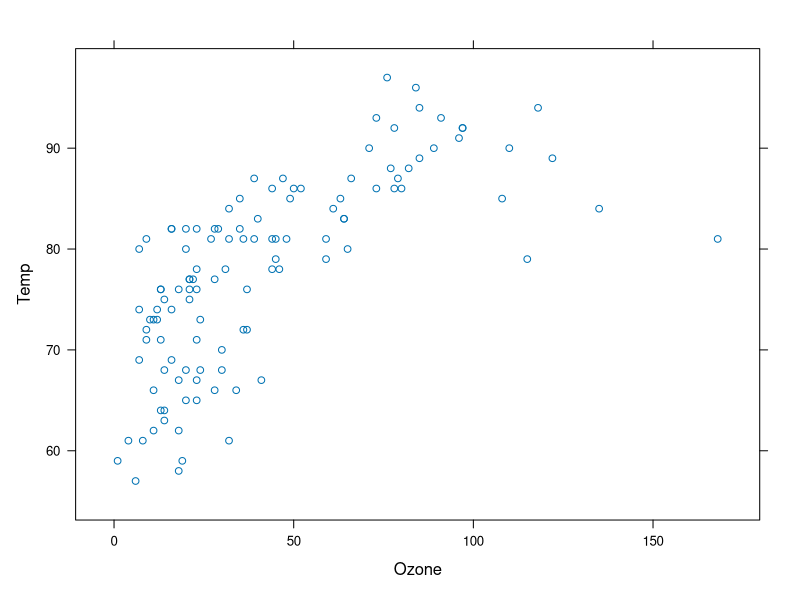
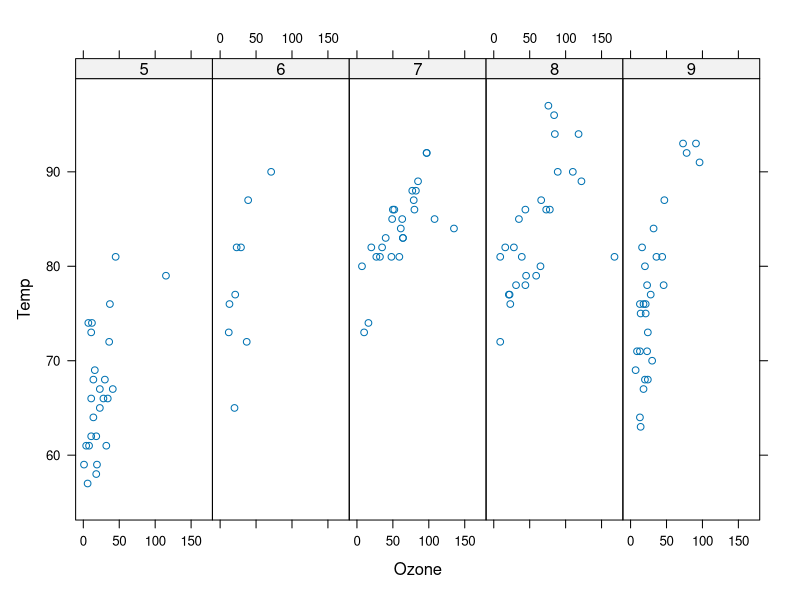
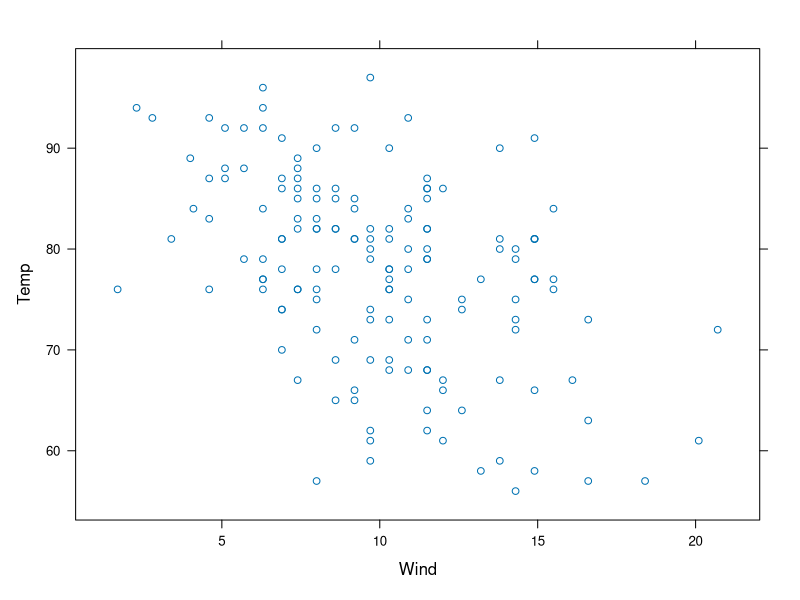
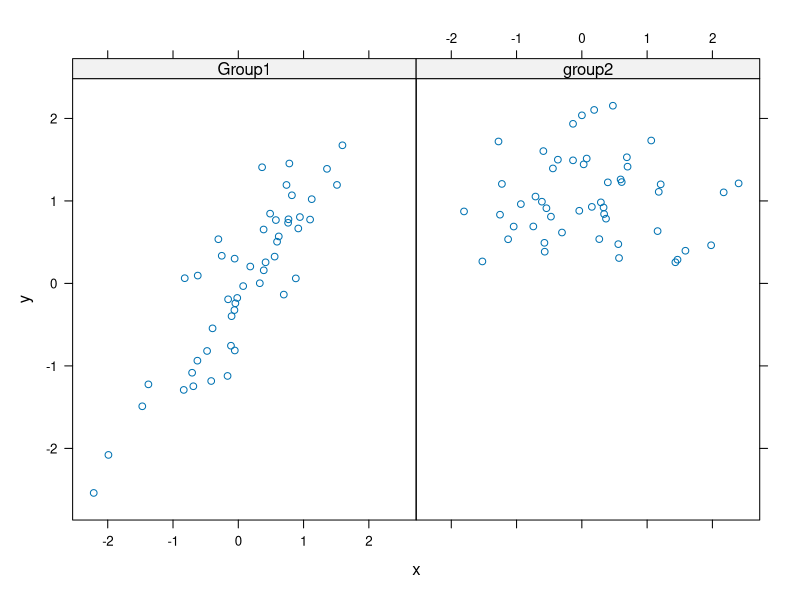
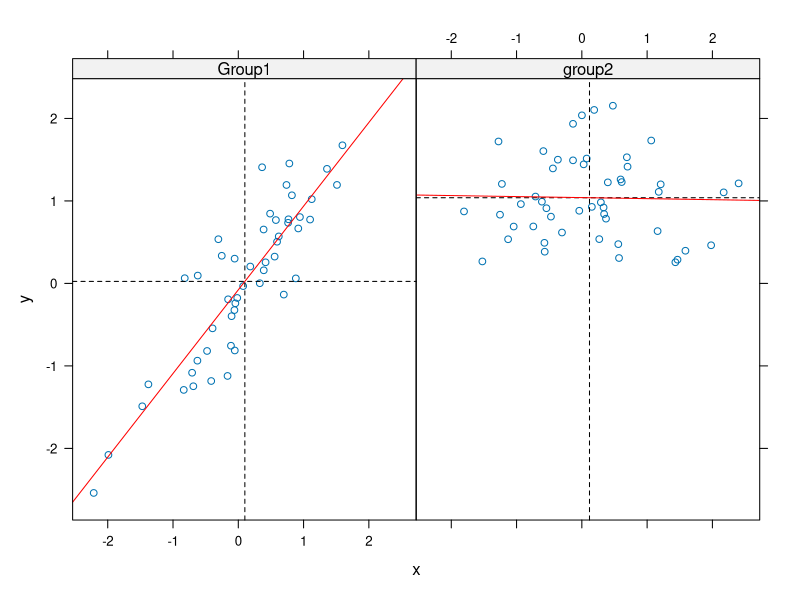

Write R code to recreate these figures, in order.
library(lattice)
xyplot(Temp~Ozone, data = airquality)

airquality$Month <- factor(airquality$Month)

xyplot(Temp~Ozone | Month, data = airquality, layout = c(5,1))

q <- xyplot(Temp~Wind ,data = airquality)
print(q)

# 设置种子点的意义生成一样的随机数
set.seed(1)
x <- rnorm(100)
f <- rep(0:1,each=50)

y <- x + f -x*f + rnorm(100,sd=0.5)
f <- factor(f,labels = c("Group1","group2"))

xyplot(y~x | f, layout= c(2,1))

xyplot(y~x | f,panel = function(x,y){
  panel.xyplot(x,y)
  panel.abline(v=mean(x),h=mean(y),lty = 2)
  panel.lmline(x,y,col="red")
})